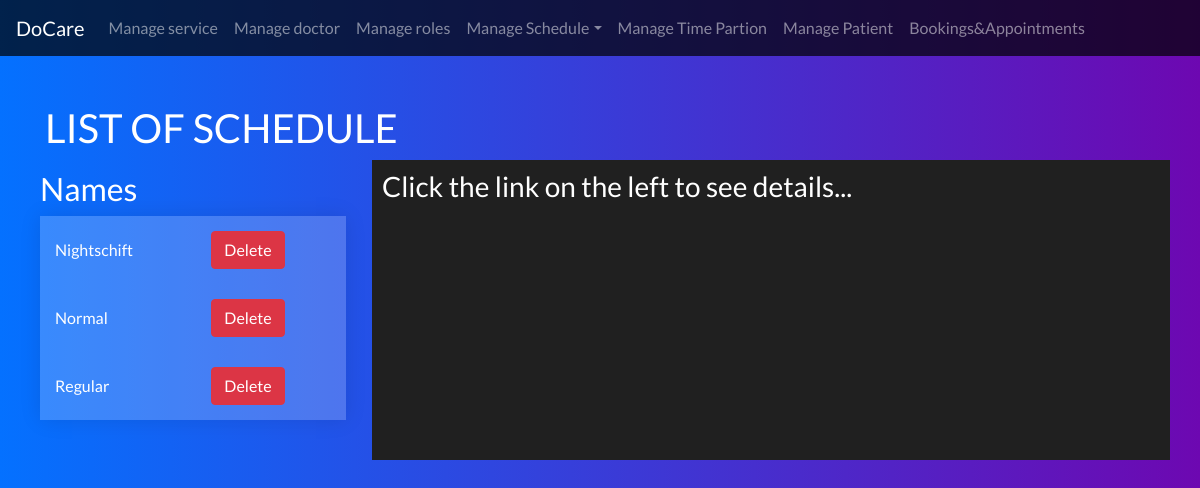
Page /admin/scheduleList.php (signed in) on the committed database.
### tables this page shows
CREATE TABLE `model_list` (
  `name` varchar(128) NOT NULL
);

### includes/autoloader.include.php (called while the page is built, shortened)
<?php
function autoloader($class)
{
$url=$_SERVER['HTTP_HOST'].$_SERVER['REQUEST_URI'];
if(strpos($url,'includes')!==false)
{
	$path='../../classes/';
}
else
{
	$path='../classes/';
	$extension='.class.php';
}
$fullpath = $path.$class.$extension;
}

### classes/dbAccess.class.php (called while the page is built)
<?php
class DbAccess{
	private $host = "localhost";
	private $user = "root";
	private $pwd = "test1234";
	private $dbname = "docare";
	protected function connect()
	{
		try{
		$dsn = 'mysql:host='.$this->host.';dbname='.$this->dbname;
		$pdo = new PDO($dsn,$this->user,$this->pwd);
		$pdo->setAttribute(PDO::ATTR_ERRMODE, PDO::ERRMODE_EXCEPTION);
		$pdo->setAttribute(PDO::ATTR_DEFAULT_FETCH_MODE, PDO::FETCH_ASSOC);
		return $pdo;
		}
		catch(PDOException $e){
			error_log("Database connection error:".$e->getMessage(), 0);
			die("Database connection error:".$e->getMessage());
		}
	}
}

### classes/scheduler.class.php (called while the page is built, shortened)
<?php
class Scheduler extends DbAccess
{
	private $pdo;
	public function __construct()
	{
		$this->pdo=$this->connect();
	}
	public function getScheduleNames()
	{
		$sql='SELECT * FROM model_list';
		$stmt=$this->pdo->prepare($sql);
		$stmt->execute();
		$result=$stmt->fetchAll();
		if(empty($result))
		{
			return false;
		}else{
			return $result;
		}
	}
}

### admin/scheduleList.php (the view, shortened to what this page needs)
<?php
include_once "../includes/autoloader.include.php";
$scheduler=new Scheduler();
?>
<!DOCTYPE html>
<html>
<head>
<?php
    include "header.php";
    ?>
</head>
<body>
	<div class="container pt-5 pb-5">
	<h1>LIST OF SCHEDULE</h1>
	<div class="row">
  <div class="column1">
  	<h2>Names</h2>
    <table id="list">
    	<?php
    	$list=$scheduler->getScheduleNames();
    	if($list!==false)
    	{
    		foreach ($list as $name) {
    			echo '<tr><td><a href="#" class="listItem" style="color:white">'.ucfirst($name['name']).'</a></td>';
    			echo '<td><button class="btnDelete btn btn-danger" value="'.$name['name'].'">Delete</button></td></tr>';
    		}
    	}else{
    		echo '<p style="color:red">No model found</p>';
    	}
    	?>
    </table>
  </div>
  <div class="column2" style="background-color:#202020;">
  	<h3>Click the link on the left to see details...</h3>
  </div>
</div>
</div>
</body>
</html>

### css/admin.css (style rules this page uses)
body { font-family: 'Lato' !important; background: linear-gradient(to right,rgb(4, 113, 255),rgb(109, 8, 177)) !important; box-sizing: border-box !important; color: white; }
*, *:before, *:after { -webkit-box-sizing: border-box; -moz-box-sizing: border-box; box-sizing: border-box; }
table { width: 95%; border-collapse: collapse; overflow: hidden; box-shadow: 0 0 20px rgba(0, 0, 0, 0.1); }
th, td { padding: 15px; background-color: rgba(255, 255, 255, 0.2); color: #fff; }
tbody td { position: relative; }

### admin/scheduleList.php (style rules this page uses)
table { width: 100%; border-collapse: collapse; }
* { box-sizing: border-box; }
.column2 { float: left; width: 70%; padding: 10px; height: 300px; }
.column1 { float: left; width: 30%; padding: 10px; height: 300px; }
.row:after { content: ""; display: table; clear: both; }

### rows in the picture
model_list: name "Nightschift"
model_list: name "Normal"
model_list: name "Regular"
